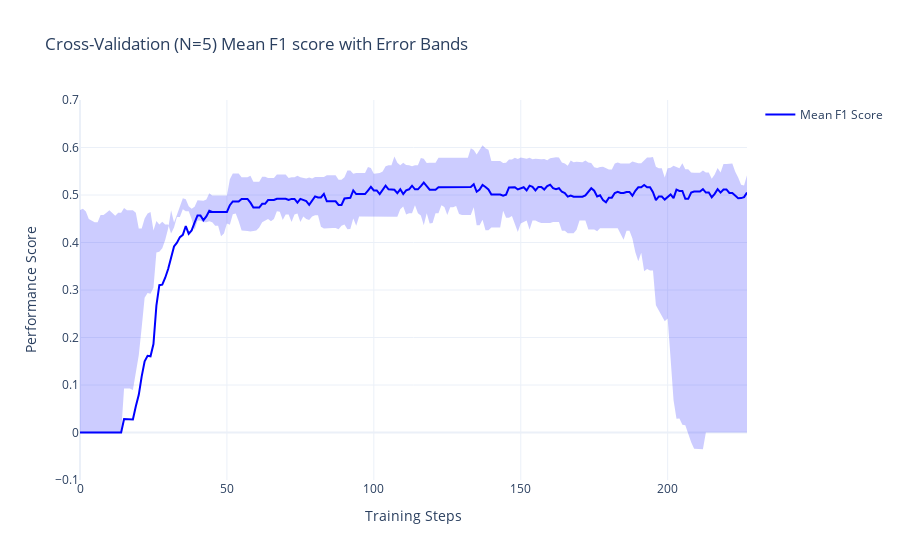

The notebook cell this image was saved under:
### Code cell
# Plot cross-validation results
import plotly.graph_objects as go

# Create F1 score plot
fig = go.Figure()

fig.add_trace(
    go.Scatter(
        x=cv_results["iterations"], 
        y=cv_results["test-F1-mean"], 
        mode="lines", 
        name="Mean F1 Score", 
        line=dict(color="blue")
    )
)

fig.add_trace(
    go.Scatter(
        x=pd.concat([cv_results["iterations"], cv_results["iterations"][::-1]]),
        y=pd.concat([cv_results["test-F1-mean"]+cv_results["test-F1-std"], 
                     cv_results["test-F1-mean"]-cv_results["test-F1-std"]]),
        fill="toself", 
        fillcolor="rgba(0, 0, 255, 0.2)",
        line=dict(color="rgba(255, 255, 255, 0)"),
        showlegend=False
    )
)

fig.update_layout(
    title="Cross-Validation (N=5) Mean F1 score with Error Bands",
    xaxis_title="Training Steps",
    yaxis_title="Performance Score",
    template="plotly_white",
    yaxis=dict(range=[-0.1, 0.7])
)

fig.show()
fig.write_image(outfolder / "test_f1.png")

### Figure 1 — Plotly figure (JSON) as saved in the notebook; plotly's stock layout.template omitted (floating-point values rounded to 4 significant figures; data arrays with more than 128 entries replaced by an {"elided": "..."} marker saying what was removed)
{"data": [{"line": {"color": "blue"}, "mode": "lines", "name": "Mean F1 Score", "type": "scatter", "x": {"elided": "228 int values"}, "y": {"elided": "228 float values"}}, {"fill": "toself", "fillcolor": "rgba(0, 0, 255, 0.2)", "line": {"color": "rgba(255, 255, 255, 0)"}, "showlegend": false, "type": "scatter", "x": {"elided": "456 int values"}, "y": {"elided": "456 float values"}}], "layout": {"title": {"text": "Cross-Validation (N=5) Mean F1 score with Error Bands"}, "xaxis": {"title": {"text": "Training Steps"}}, "yaxis": {"range": [-0.1, 0.7], "title": {"text": "Performance Score"}}}}
